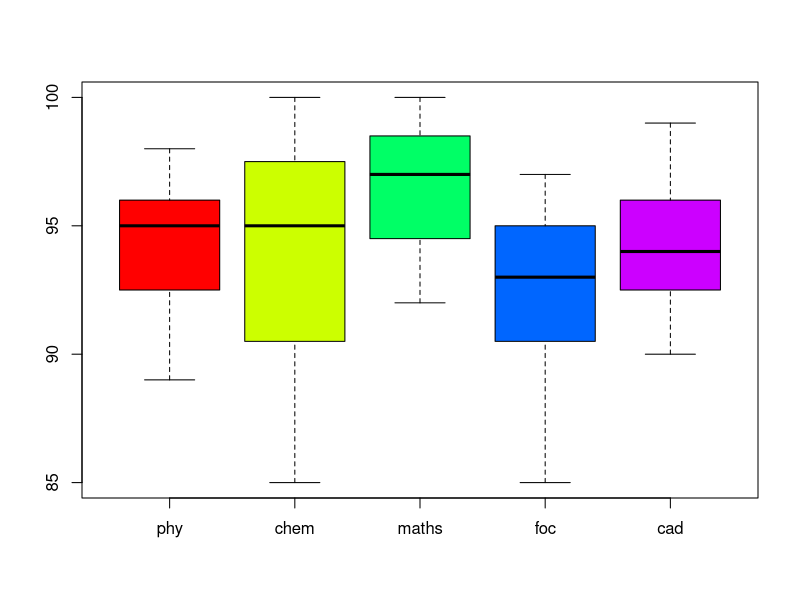
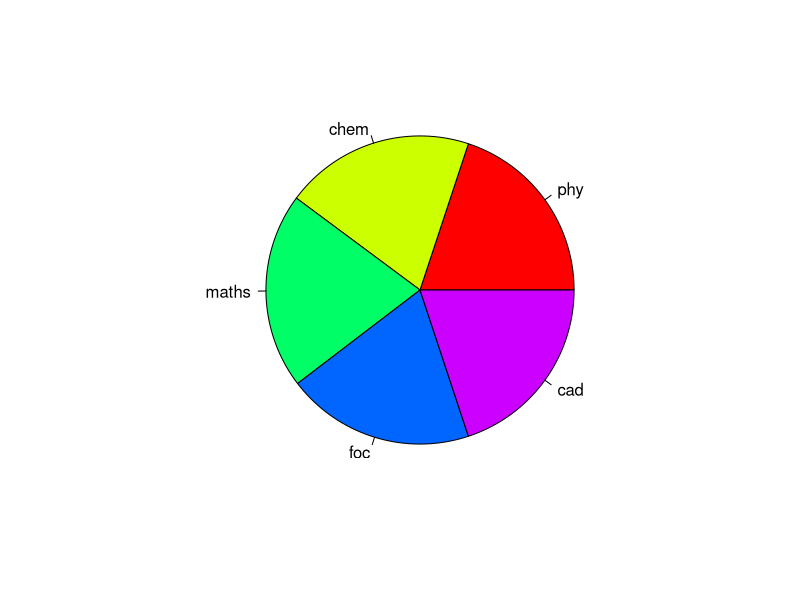
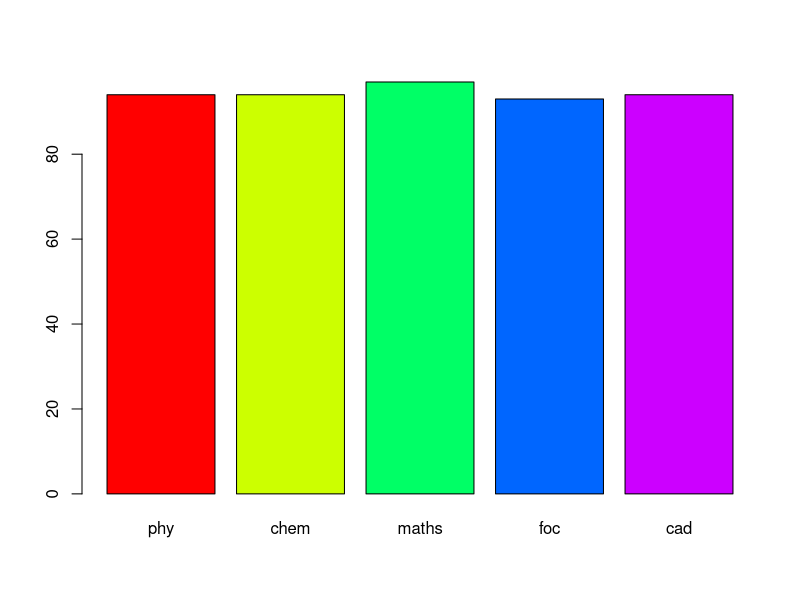
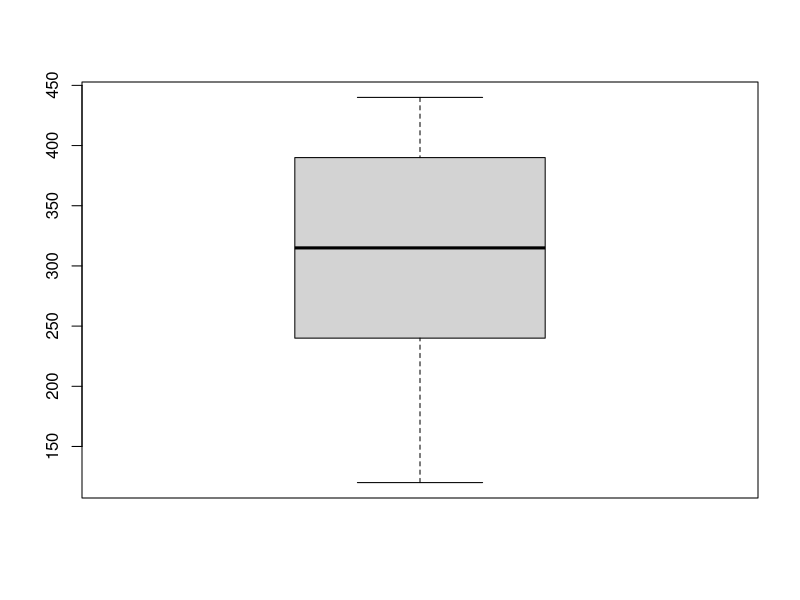
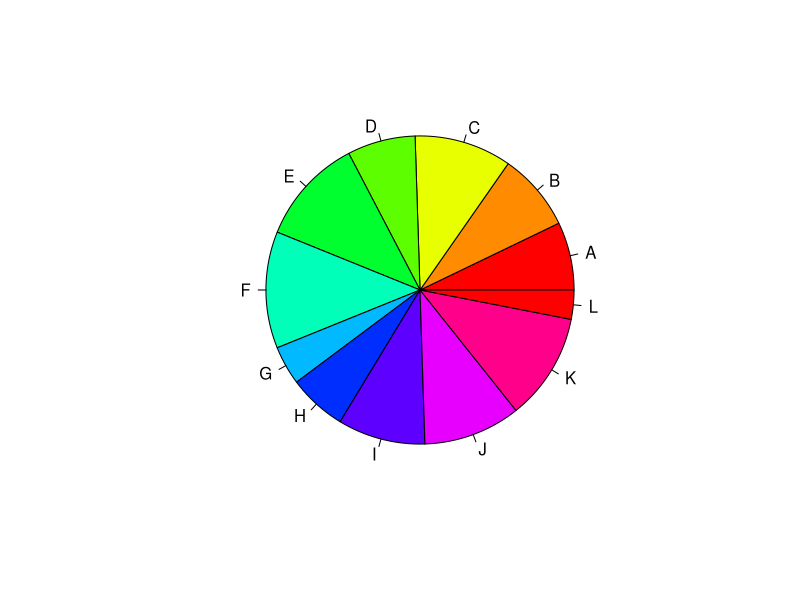
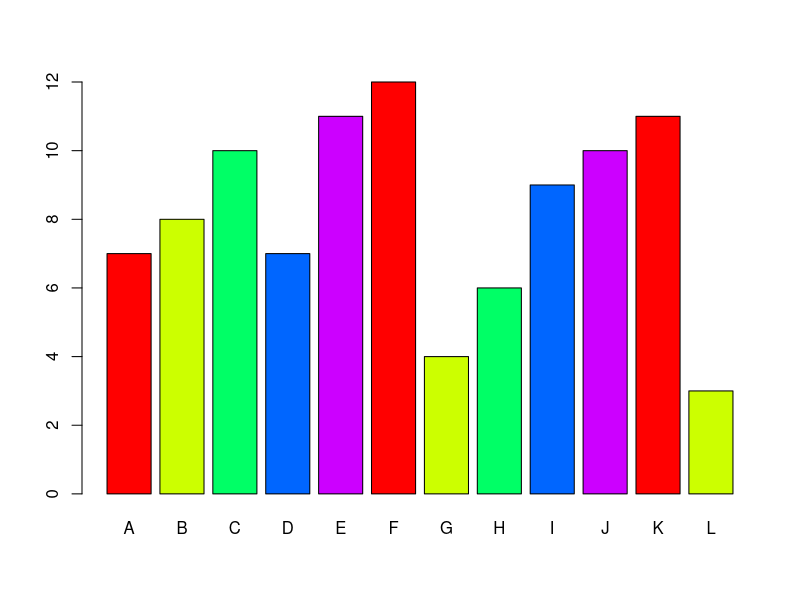
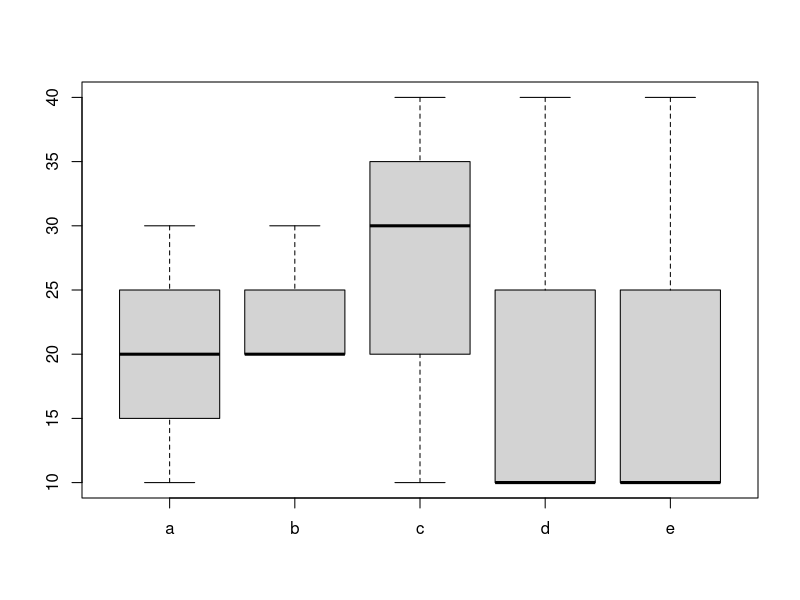
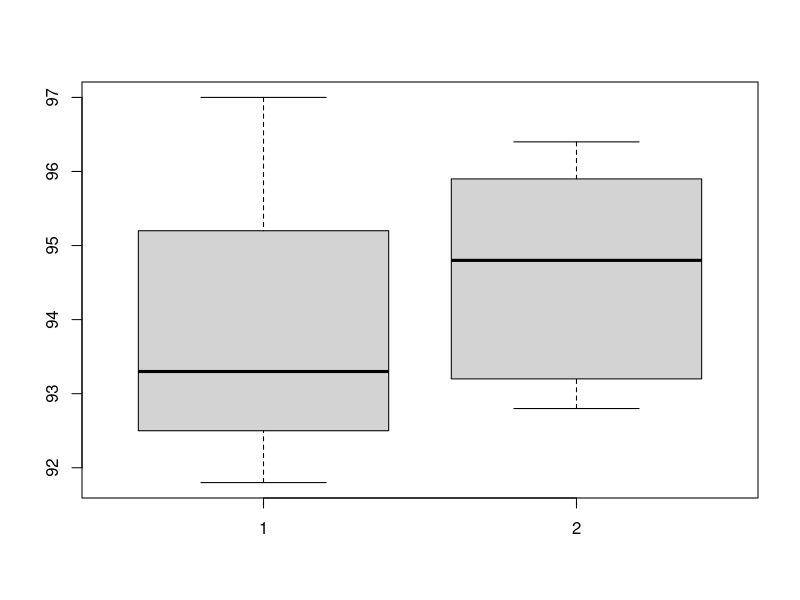

Write R code to recreate these figures, in order.
#a
stud=read.csv('stud1.csv')
stud
stud[4:8]
mean=colMeans(stud[4:8])
mean
mean=round(mean,digits=0)
mean
labels=c("phy","chem","maths","foc","cad")
boxplot(stud[4:8],names.arg=labels,col=rainbow(5))
pie(mean,labels,col=rainbow(5))
barplot(mean,names.arg=labels,col=rainbow(5))

#b
elect=read.csv('elect.csv')
elect
votes=unlist(elect$votes)
votes
votes_per=round(votes/sum(votes)*100)
votes_per
party_lab=c("A","B","C","D","E","F","G","H","I","J","K","L")
#party_lab=paste(party_lab,votes_per,sep=" ")   #concatination function
#party_lab
#party_lab=paste(party_lab,"%",sep=" ")
party_lab
#par(mar=rep(2,4))
boxplot(elect$votes,names.arg=party_lab)
pie(votes_per,party_lab,col=rainbow(11))
barplot(votes_per,names.arg=party_lab,col=rainbow(5))

elect=read.csv('elect2.csv')
elect
boxplot(elect,names.arg=party_lab)

#c
stud1=read.csv('stud1.csv')
stud1
stud1$avg=rowMeans(stud1[4:8])
stud1
female=stud1[stud1$gender=="F",]
female
male=stud1[stud1$gender=="M",]
male
str(stud1)
female_avg=mean(female$avg)
female_avg
male_avg=mean(male$avg)
male_avg
gender_avg=c(female_avg,male_avg)
gender_avg
gender_avg_per=round(gender_avg/sum(gender_avg)*100)
gender_avg_per
boxplot(male$avg,female$avg)
pie(gender_avg_per,c("male","female"))
barplot(gender_avg_per,names.arg=c("male","female"))

